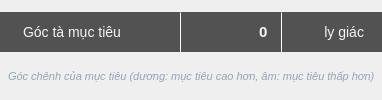
       <widget class="QWidget" name="slopeAngleContainer" native="true">
        <layout class="QVBoxLayout" name="slopeAngleLayout">
         <property name="spacing">
          <number>3</number>
         </property>
         <property name="leftMargin">
          <number>0</number>
         </property>
         <property name="topMargin">
          <number>0</number>
         </property>
         <property name="rightMargin">
          <number>0</number>
         </property>
         <property name="bottomMargin">
          <number>0</number>
         </property>
         <item>
          <widget class="QWidget" name="slopeAngleCapsule" native="true">
           <property name="minimumSize">
            <size>
             <width>0</width>
             <height>40</height>
            </size>
           </property>
           <property name="maximumSize">
            <size>
             <width>16777215</width>
             <height>40</height>
            </size>
           </property>
           <layout class="QHBoxLayout" name="slopeAngleCapsuleLayout">
            <property name="spacing">
             <number>0</number>
            </property>
            <property name="leftMargin">
             <number>0</number>
            </property>
            <property name="topMargin">
             <number>0</number>
            </property>
            <property name="rightMargin">
             <number>0</number>
            </property>
            <property name="bottomMargin">
             <number>0</number>
            </property>
            <item>
             <widget class="QLabel" name="slopeAngleLabel">
              <property name="minimumSize">
               <size>
                <width>180</width>
                <height>40</height>
               </size>
              </property>
              <property name="maximumSize">
               <size>
                <width>16777215</width>
                <height>40</height>
               </size>
              </property>
              <property name="styleSheet">
               <string notr="true">QLabel {
    background-color: #525252;
    color: #F1F5F9;
    font-size: 14px;
    font-family: 'Tahoma', Arial, sans-serif;
    padding-left: 20px;
    border-top-left-radius: 25px;
    border-bottom-left-radius: 25px;
}</string>
              </property>
              <property name="text">
               <string>Góc tà mục tiêu</string>
              </property>
              <property name="alignment">
               <set>Qt::AlignLeading|Qt::AlignLeft|Qt::AlignVCenter</set>
              </property>
             </widget>
            </item>
            <item>
             <widget class="Line" name="slopeAngleSep1">
              <property name="minimumSize">
               <size>
                <width>1</width>
                <height>0</height>
               </size>
              </property>
              <property name="maximumSize">
               <size>
                <width>1</width>
                <height>16777215</height>
               </size>
              </property>
              <property name="styleSheet">
               <string notr="true">background-color: #F1F5F9;</string>
              </property>
              <property name="orientation">
               <enum>Qt::Vertical</enum>
              </property>
             </widget>
            </item>
            <item>
             <widget class="QLineEdit" name="slopeAngleInput">
              <property name="minimumSize">
               <size>
                <width>100</width>
                <height>40</height>
               </size>
              </property>
              <property name="maximumSize">
               <size>
                <width>100</width>
                <height>40</height>
               </size>
              </property>
              <property name="styleSheet">
               <string notr="true">QLineEdit {
    background-color: #525252;
    color: #F1F5F9;
    border: none;
    font-size: 15px;
    font-weight: bold;
    font-family: 'Tahoma', Arial, sans-serif;
    padding-right: 10px;
}
QLineEdit:focus {
    background-color: #626262;
}
QLineEdit:disabled {
    background-color: #3a3a3a;
    color: #808080;
}</string>
              </property>
              <property name="text">
               <string>0</string>
              </property>
              <property name="alignment">
               <set>Qt::AlignRight|Qt::AlignTrailing|Qt::AlignVCenter</set>
              </property>
             </widget>
            </item>
            <item>
             <widget class="Line" name="slopeAngleSep2">
              <property name="minimumSize">
               <size>
                <width>1</width>
                <height>0</height>
               </size>
              </property>
              <property name="maximumSize">
               <size>
                <width>1</width>
                <height>16777215</height>
               </size>
              </property>
              <property name="styleSheet">
               <string notr="true">background-color: #F1F5F9;</string>
              </property>
              <property name="orientation">
               <enum>Qt::Vertical</enum>
              </property>
             </widget>
            </item>
            <item>
             <widget class="QLabel" name="slopeAngleUnit">
              <property name="minimumSize">
               <size>
                <width>100</width>
                <height>40</height>
               </size>
              </property>
              <property name="maximumSize">
               <size>
                <width>100</width>
                <height>40</height>
               </size>
              </property>
              <property name="styleSheet">
               <string notr="true">QLabel {
    background-color: #525252;
    color: #F1F5F9;
    font-size: 14px;
    font-family: 'Tahoma', Arial, sans-serif;
    padding-right: 15px;
    border-top-right-radius: 25px;
    border-bottom-right-radius: 25px;
}</string>
              </property>
              <property name="text">
               <string>ly giác</string>
              </property>
              <property name="alignment">
               <set>Qt::AlignRight|Qt::AlignTrailing|Qt::AlignVCenter</set>
              </property>
             </widget>
            </item>
           </layout>
          </widget>
         </item>
         <item>
          <widget class="QLabel" name="slopeAngleNote">
           <property name="minimumSize">
            <size>
             <width>0</width>
             <height>20</height>
            </size>
           </property>
           <property name="maximumSize">
            <size>
             <width>16777215</width>
             <height>20</height>
            </size>
           </property>
           <property name="styleSheet">
            <string notr="true">QLabel {
    background-color: transparent;
    color: #94A3B8;
    font-size: 11px;
    font-style: italic;
    padding-left: 5px;
    padding-right: 5px;
}</string>
           </property>
           <property name="text">
            <string>Góc chênh của mục tiêu (dương: mục tiêu cao hơn, âm: mục tiêu thấp hơn)</string>
           </property>
           <property name="alignment">
            <set>Qt::AlignLeading|Qt::AlignLeft|Qt::AlignTop</set>
           </property>
           <property name="wordWrap">
            <bool>true</bool>
           </property>
          </widget>
         </item>
        </layout>
       </widget>
